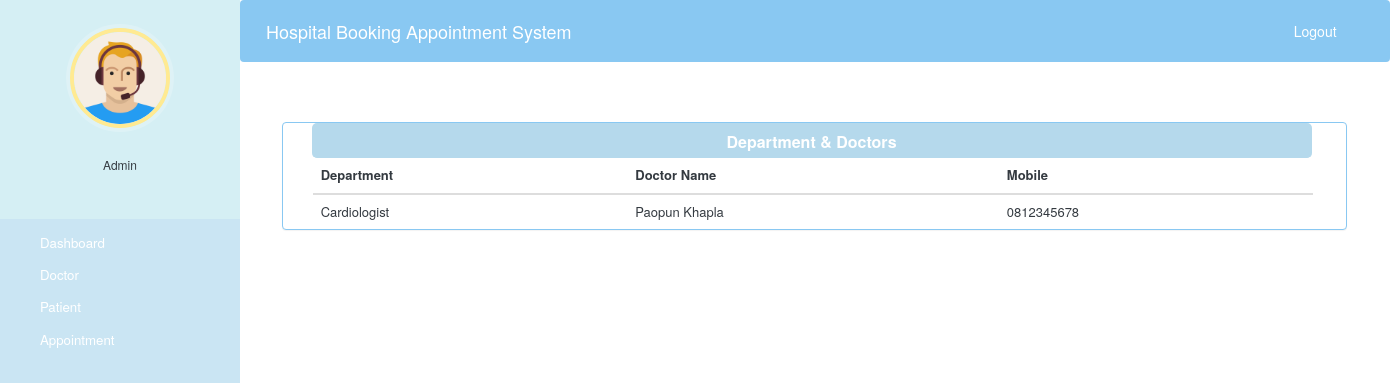
Screenshot of /admin-view-doctor-specialisation (signed in) with the database file from the repository.
### hospital/models.py (models this page shows, shortened)
class Doctor(models.Model):
    user = models.OneToOneField(User, on_delete=models.CASCADE)
    profile_pic = models.ImageField(upload_to='hospital/static/profile_pic/DoctorProfilePic', null=True, blank=True)
    address = models.CharField(max_length=40)
    mobile = models.CharField(max_length=20, null=True)
    department = models.CharField(max_length=50, choices=departments, default='Cardiologist')
    status = models.BooleanField(default=False)
    @property
    def get_name(self):
        return self.user.first_name+" "+self.user.last_name

### hospital/views.py (the view)
# urls.py: path('admin-view-doctor-specialisation',views.admin_view_doctor_specialisation_view,name='admin-view-doctor-specialisation'),
@login_required(login_url='adminlogin')
@user_passes_test(is_admin)
def admin_view_doctor_specialisation_view(request):
    doctors=models.Doctor.objects.all().filter(status=True)
    return render(request,'hospital/admin_view_doctor_specialisation.html',{'doctors':doctors})

### hospital/views.py (called while the page is built)
def is_admin(user):
    return user.groups.filter(name='ADMIN').exists()

### hospital/templates/hospital/admin_view_doctor_Specialisation.html (shortened to what this page needs)
{% extends 'hospital/admin_base.html' %} {% block content %}
<head>
    <link href="//netdna.bootstrapcdn.com/bootstrap/3.0.0/css/bootstrap.min.css" rel="stylesheet" id="bootstrap-css">
</head>
<div class="container">
    <div class="panel panel-primary" style="margin-left:2%;  border-color: rgba(137, 200, 242, 1);width:106.5rem">
        <div class="panel-heading" style="text-align:center; background:rgba(181, 217, 236, 1);
    border-color:rgba(181, 217, 236, 1) ; width: 100rem; height: 3.5rem; margin-left: 0.75cm; border-radius: 5px;">
            <h6 class="panel-title" style="font-weight: bold;">Department & Doctors</h6>
        </div>
        <table class="table table-hover" id="dev-table" style="font-size: small;color: #343A40; margin-left: 0.78cm; width: 100rem; ">
            <thead>
                <tr>
                    <th>Department</th>
                    <th>Doctor Name</th>
                    <th>Mobile</th>
                </tr>
            </thead>
            {% for d in doctors %}
            <tr>
                <td style="color: #343A40;">{{d.department}}</td>
                <td style="color: #343A40;"> {{d.get_name}}</td>
                <td style="color: #343A40;">{{d.mobile}}</td>
            </tr>
            {% endfor %}
        </table>
    </div>
</div>
{% endblock content %}

### hospital/static/style.css (style rules this page uses)
body { padding-left: 240px; }

### hospital/templates/hospital/admin_base.html (style rules this page uses)
body { padding-left: 240px; }

### hospital/templates/hospital/admin_view_doctor_Specialisation.html (style rules this page uses)
h6 { text-align: center; }

### rows the page displays
Doctor: department "Cardiologist", get_name "Paopun Khapla", mobile "0812345678"
